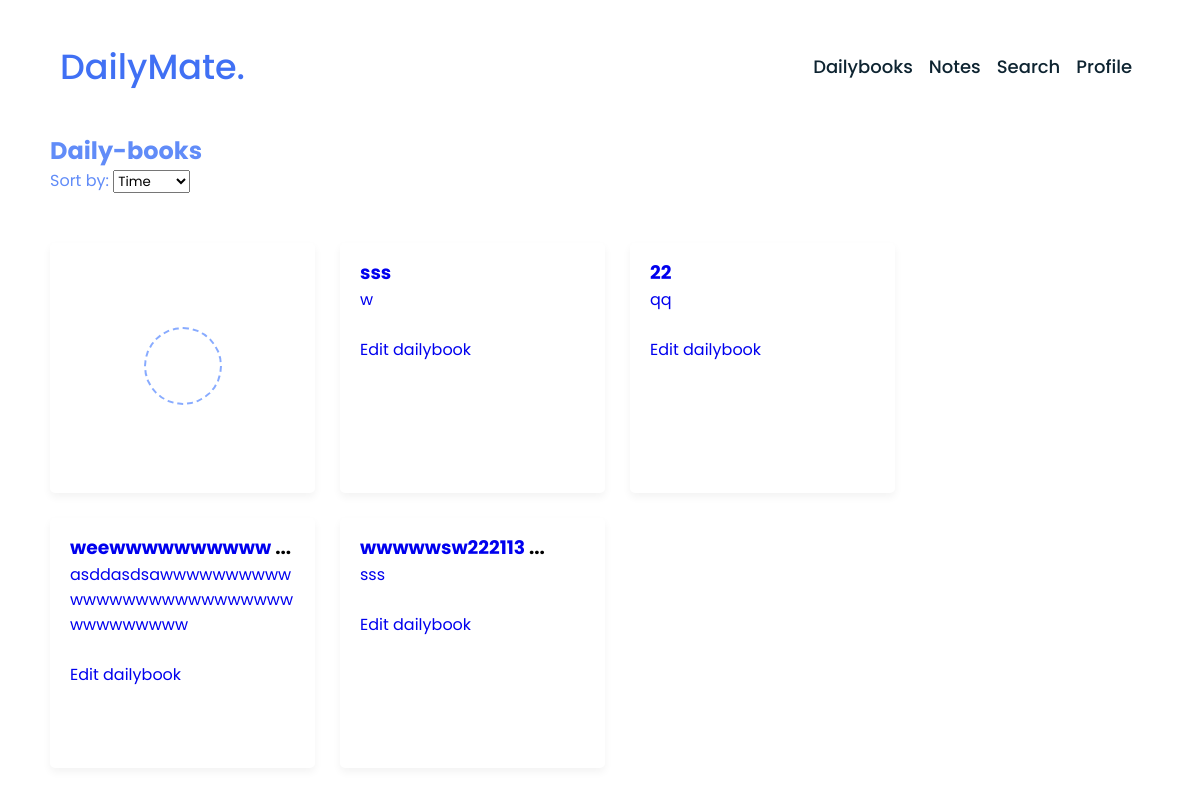
The app's page /www/daily-book/ (signed in) with its own data.
### dailybook/models.py (models this page shows, shortened)
class Dailybook(models.Model):
    author = models.ForeignKey(User, on_delete=models.CASCADE)  # добавьте это поле
    title = models.CharField(max_length=100)
    content = models.TextField()
    emotion_choices = [
        ('happy', 'Happy'),
        ('sad', 'Sad'),
        ('angry', 'Angry'),
        ('neutral', 'Neutral'),
    ]
    emotion = models.CharField(max_length=10, choices=emotion_choices)
    date_edit = models.DateTimeField()

### dailybook/views.py (the view)
# urls.py: path('<str:username>/daily-book/', dailybook_list, name='dailybook_list'),
@login_required
def dailybook_list(request, username):
    if request.user.username != username:
        return render(request, 'error/access_denied.html', status=403)
    else:
        try:
            user = User.objects.get(username=username)
        except User.DoesNotExist:
            raise Http404("User does not exist")
        sort_by = request.GET.get('sort_by')
        if sort_by == 'title':
            dailybooks = Dailybook.objects.filter(author=user).order_by('title')
        elif sort_by == 'emotion':
            dailybooks = Dailybook.objects.filter(author=user).order_by('emotion')
        else:  # Default sorting by date_edit
            dailybooks = Dailybook.objects.filter(author=user).order_by('-date_edit')
        return render(request, 'main/dailybook_list.html', {'dailybooks': dailybooks})

### dailybook/templates/main/dailybook_list.html (shortened to what this page needs)
{% extends 'base.html' %}
{% load static %}
{% block head %}
  <link rel="stylesheet" href="{% static 'css/note_list.css' %}">
  <link rel="stylesheet" href="https://unicons.iconscout.com/release/v4.0.0/css/line.css">
{% endblock %}
{% block content %}
<h2 style="color: #618cf8; margin-left: 50px;">Daily-books</h2>
  <form id="sortForm" method="get">
      <label for="sort_by" style="color: #618cf8; margin-left: 50px;">Sort by:</label>
      <select name="sort_by" id="sort_by">
        <option value="timestamp">Time</option>
      </select>
  </form>
  <div class="wrapper">
    <li class="add-box">
      <a href="{% url 'dailybook_create' username=request.user.username %}" class="add-link">
        <div class="icon"></div>
      </a>
    </li>
    {% for dailybook in dailybooks %}
    <li>
      <h3><a href="{% url 'dailybook_detail' username=request.user.username pk=dailybook.pk %}">{{ dailybook.title|slice:":13"  }}</a>
      {% if dailybook.title|length > 13 %}
        ...
      {% endif %}</h3>
       <p><a href="{% url 'dailybook_detail' username=request.user.username pk=dailybook.pk %}">{{ dailybook.content|slice:":156"  }}</a>
      </p>
      <br>
      <div class = "edit">
        <a href="{% url 'dailybook_edit' username=request.user.username pk=dailybook.pk %}">Edit dailybook</a>
      </div>
    </li>
    {% endfor %}
  </div>
{% endblock %}

### dailybook/static/css/profile.css (style rules this page uses)
* { margin: 0; padding: 0; box-sizing: border-box; text-decoration: none; scroll-behavior: smooth; }

### dailybook/static/css/note_list.css (style rules this page uses)
* { margin: 0; padding: 0; box-sizing: border-box; font-family: 'Poppins', sans-serif; }
.wrapper { margin: 50px; display: grid; gap: 25px; grid-template-columns: repeat(auto-fill, 265px); }
.wrapper li { height: 250px; list-style: none; border-radius: 5px; padding: 15px 20px 20px; background: #fff; word-wrap: break-word; overflow-wrap: break-word; box-shadow: 0 4px 8px rgba(0,0,0,0.05); }
.add-box, .icon, .bottom-content, .popup, header, .settings .menu li { display: flex; align-items: center; justify-content: space-between; }
.add-box { cursor: pointer; flex-direction: column; justify-content: center; }
.add-box .icon { height: 78px; width: 78px; color: #88ABFF; font-size: 40px; border-radius: 50%; justify-content: center; border: 2px dashed #88ABFF; }

### records on screen
Dailybook: title "sss", content "w"
Dailybook: title "22", content "qq"
Dailybook: title "weewwwwwwwwww", content "asddasdsawwwwwwwwwwwwwwwwwwwwwwwwwwwwwwwwwwww"
Dailybook: title "wwwwwsw222113", content "sss"
